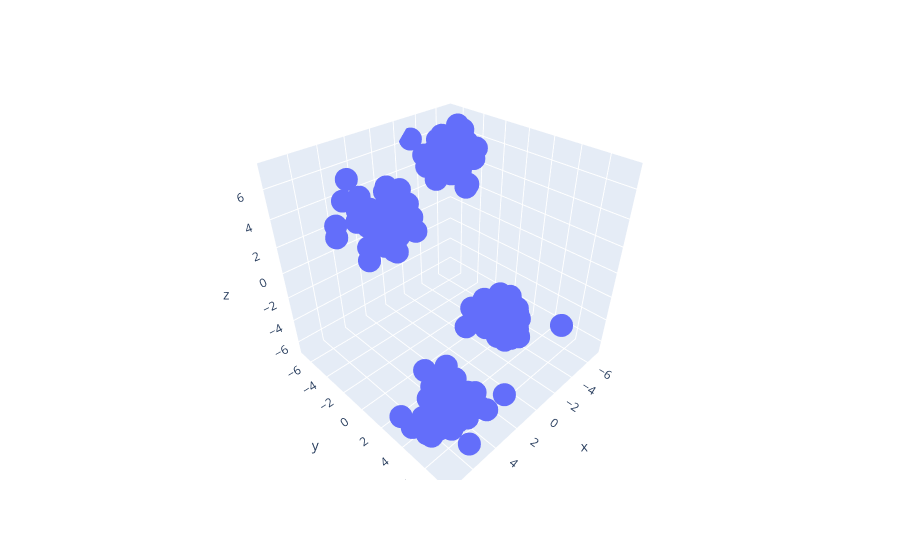

Notebook code cell kept with this figure:
### Code cell
import plotly.express as px
fig = px.scatter_3d(x=X[:,0], y=X[:,1], z=X[:,2])
fig.show()

### Figure 1 — Plotly figure (JSON) as saved in the notebook; plotly's stock layout.template omitted (floating-point values rounded to 4 significant figures; data arrays with more than 128 entries replaced by an {"elided": "..."} marker saying what was removed)
{"data": [{"hovertemplate": "x=%{x}<br>y=%{y}<br>z=%{z}<extra></extra>", "legendgroup": "", "marker": {"color": "#636efa", "symbol": "circle"}, "mode": "markers", "name": "", "scene": "scene", "showlegend": false, "type": "scatter3d", "x": {"elided": "200 float values"}, "y": {"elided": "200 float values"}, "z": {"elided": "200 float values"}}], "layout": {"legend": {"tracegroupgap": 0}, "margin": {"t": 60}, "scene": {"domain": {"x": [0, 1], "y": [0, 1]}, "xaxis": {"title": {"text": "x"}}, "yaxis": {"title": {"text": "y"}}, "zaxis": {"title": {"text": "z"}}}}}
